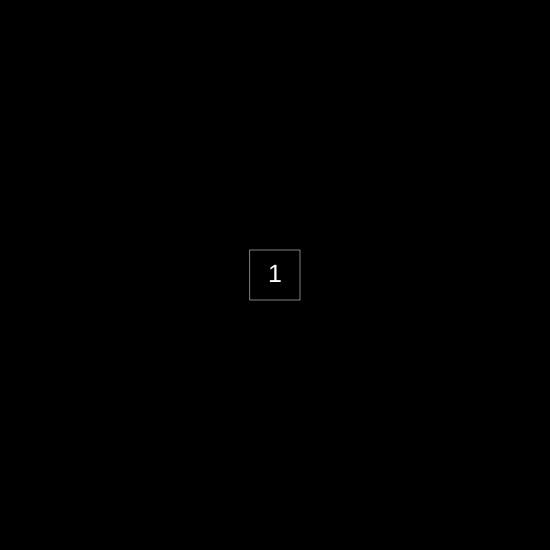
Frame 1 (no input)
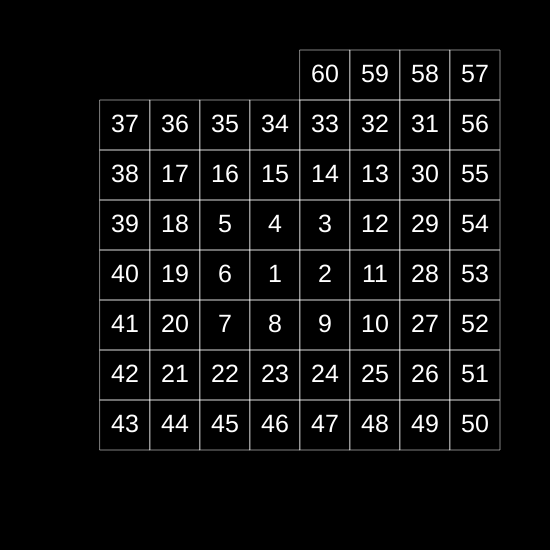
Frame 60 (no input)
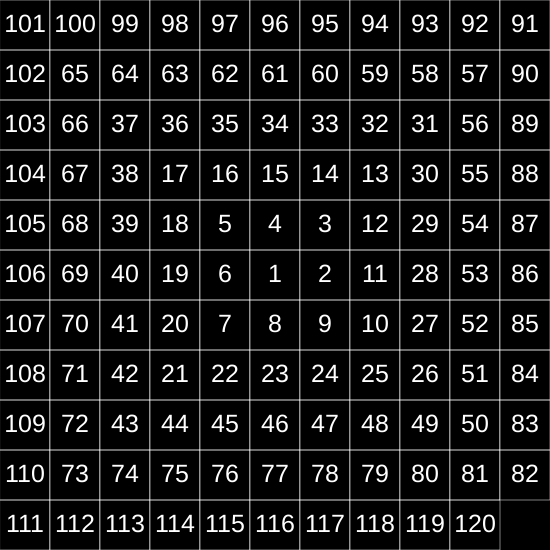
Frame 120 (the mouse pressed at the canvas centre since frame 60)

The p5.js sketch that drew these frames (run headless with seeded random() and noise() and a simulated clock; from frame 60 on, the mouse is pressed at the canvas centre):

// p5.js sketch
// ── sketch.js
let x, y;
let px, py;
let step = 1;
let stepSize = 50;
let numSteps = 1;
let state = 0;
let turnCounter = 1;
let totalSteps;

function isPrime(value) {
  if (value == 1) return false;
  for (let i = 2; i <= sqrt(value); i++) {
    if (value % i == 0) {
      return false;
    }
  }
  return true;
}

function setup() {
  createCanvas(550, 550);

  const cols = width / stepSize;
  const rows = height / stepSize;
  totalSteps = cols * rows;

  x = width / 2;
  y = height / 2;
  px = x;
  py = y;
  background(0);
}

function draw() {
  textSize(stepSize * 0.5);
  textAlign(CENTER, CENTER);
  fill(255);
  //stroke(255);
  noStroke();
  text(step, x, y);
  stroke(255);
  strokeWeight(0.5);
  noFill();
  rectMode(CENTER);
  rect(x, y, stepSize);
  // if (isPrime(step)) {
  //   circle(x, y, stepSize * 0.5);
  // }
  // line(x, y, px, py);
  px = x;
  py = y;

  switch (state) {
    case 0:
      x += stepSize;
      break;
    case 1:
      y -= stepSize;
      break;
    case 2:
      x -= stepSize;
      break;
    case 3:
      y += stepSize;
      break;
  }

  if (step % numSteps == 0) {
    state = (state + 1) % 4;
    turnCounter++;
    if (turnCounter % 2 == 0) {
      numSteps++;
    }
  }
  step++;
  if (step > totalSteps) {
    noLoop();
  }
}
